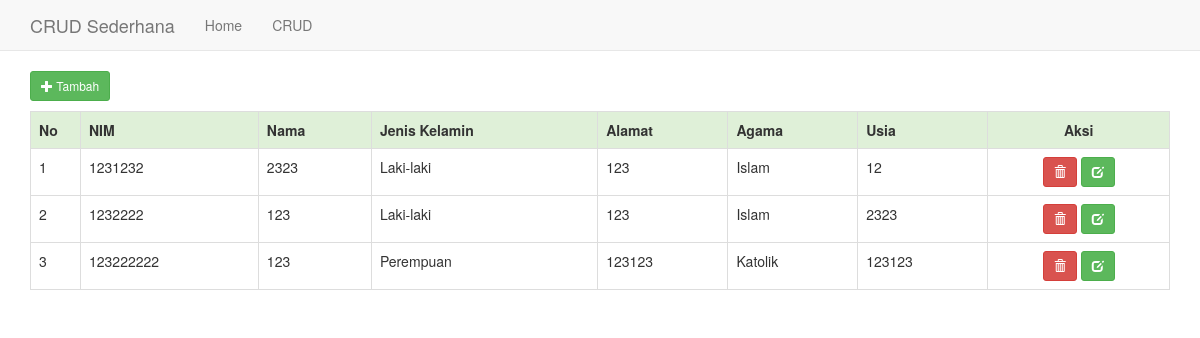
The app's page /index.php?page=crud/index with its own data.
### tables this page shows
CREATE TABLE `tb_mahasiswa` (
  `id` int(10) NOT NULL,
  `nim` int(11) NOT NULL,
  `nama` varchar(255) NOT NULL,
  `alamat` varchar(255) NOT NULL,
  `jenis_kelamin` varchar(255) NOT NULL,
  `agama` varchar(255) NOT NULL,
  `usia` varchar(255) NOT NULL
);

### views/crud/index.php (the view, shortened to what this page needs)
<?php
require_once('koneksi.php');
$query = "SELECT * FROM tb_mahasiswa";
$urlcrud = "index.php?page=crud/";
?>
<div class="row">
	<div class="col-lg-12">
		<a href="<?= $urlcrud.'create' ?>" class="btn btn-success btn-sm"><span class="glyphicon glyphicon-plus"></span> Tambah</a>
		<table class="table table-hover table-bordered" style="margin-top: 10px">
			<tr class="success">
			<th width="50px">No</th>
                        <th>NIM</th>
                        <th>Nama</th>
                        <th>Jenis Kelamin</th>
                        <th>Alamat</th>
                        <th>Agama</th>
                        <th>Usia</th>
                        <th style="text-align: center;">Aksi</th>
			</tr>
			<?php
			if($data=mysqli_query($koneksi,$query)){
				$no=1;
				while($mahasiswa=mysqli_fetch_object($data)){
					?>
					<tr>
					<td><?= $no ?></td>
                        <td><?= $mahasiswa->nim ?></td>
                        <td><?= $mahasiswa->nama ?></td>
                        <td><?= $mahasiswa->jenis_kelamin ?></td>
                        <td><?= $mahasiswa->alamat ?></td>
                        <td><?= $mahasiswa->agama ?></td>
                        <td><?= $mahasiswa->usia ?></td>
						<td style="text-align: center;">
						<a onclick="return confirm('Apakah yakin data akan di hapus?')" href="<?= $urlcrud.'hapus&id='.$mahasiswa->id ?>" class="btn btn-danger btn-sm"><span class="glyphicon glyphicon-trash"></span></a>
						<a href="<?= $urlcrud.'edit&id='.$mahasiswa->id ?>" class="btn btn-success btn-sm"><span class="glyphicon glyphicon-edit"></span></a>
						</td>
					</tr>
					<?php
					$no++;
				}
			}
			?>
		</table>
	</div>
</div>

### index.php (shortened to what this page needs)
<!DOCTYPE html>
<html lang="en">
<head>
  <link href="vendor/bootstrap/css/bootstrap.min.css" rel="stylesheet">
</head>
<body>
  <nav class="navbar navbar-default navbar-static-top">
    <div class="container">
      <div class="navbar-header">
        <a class="navbar-brand" href="index.php">CRUD Sederhana</a>
      </div>
      <div id="navbar" class="navbar-collapse collapse">
        <ul class="nav navbar-nav">
          <li><a href="index.php">Home</a></li>
          <li><a href="index.php?page=crud/index">CRUD</a></li>
        </ul>
      </div>
    </div>
  </nav>
  <div class="container">
    <?php
      if(!empty($_GET['page'])){
      include('views/'.$_GET['page'].'.php');
      }else{
      echo '<div>
      <figure class="figure">
      <img src="vendor/img/1242441.jpg" style="width:70%;margin:0 15% 0 15%" class="figure-img img-fluid rounded" alt="...">
    </figure>
      </div>';
      }
      ?>
  </div>
</body>
</html>

### records on screen
tb_mahasiswa: nim "1231232", nama "2323", jenis_kelamin "Laki-laki", alamat "123", agama "Islam", usia "12"
tb_mahasiswa: nim "1232222", nama "123", jenis_kelamin "Laki-laki", alamat "123", agama "Islam", usia "2323"
tb_mahasiswa: nim "123222222", nama "123", jenis_kelamin "Perempuan", alamat "123123", agama "Katolik", usia "123123"
